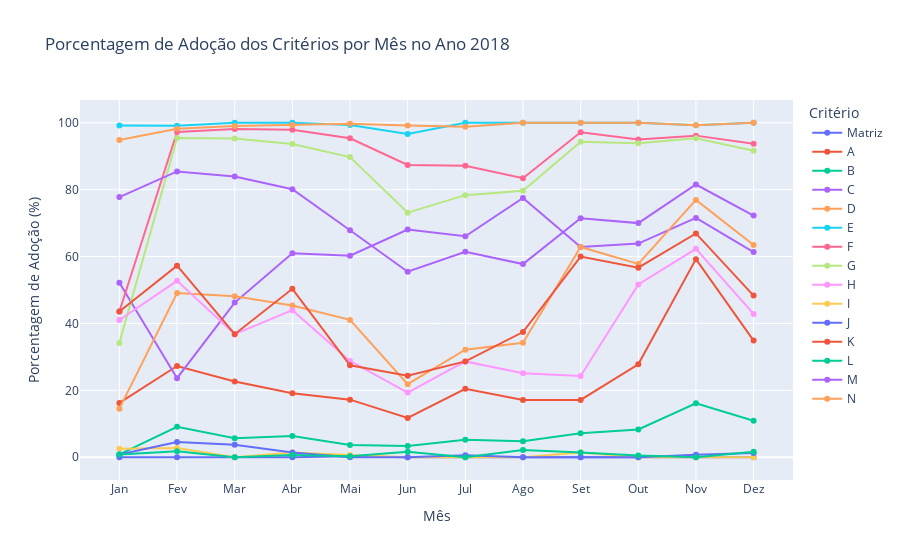

Notebook code cell kept with this figure:
### Markdown cell above
## 11. Critérios Mensais
Aqui veremos a quais critérios estão mais presentes ao longos dos meses de cada anoa de relatórios publicados.

### Code cell
# Carregar o DataFrame
df = pd.read_csv("relatorios.csv")

# Substituir valores #NULL! por NaN e remover apenas os espaços vazios
df = df.replace("#NULL!", pd.NA, regex=True)
df = df.replace("", pd.NA, regex=False)

# Definir os critérios
raw_data = ["Matriz de Achados?",
            "a. Questões de Auditoria",
            "b. Subquestões de Auditoria",
            "c. Descrição sumária",
            "d. Critério (O que deveria ser)",
            "e. Condição ou situação encontrada (O que é) [achados]",
            "f. Evidências",
            "g. Informação extraída das evidências",
            "h. Causas",
            "i. Efeitos",
            "j. Boas Práticas",
            "k. Recomendações",
            "l. Benefícios esperados",
            "m. Manifestação",
            "n. Conclusões"]

# Renomear as colunas para nomes mais curtos e legíveis
renomear_dict = {
    "Matriz de Achados?": "Matriz",
    "a. Questões de Auditoria": "A",
    "b. Subquestões de Auditoria": "B",
    "c. Descrição sumária": "C",
    "d. Critério (O que deveria ser)": "D",
    "e. Condição ou situação encontrada (O que é) [achados]": "E",
    "f. Evidências": "F",
    "g. Informação extraída das evidências": "G",
    "h. Causas": "H",
    "i. Efeitos": "I",
    "j. Boas Práticas": "J",
    "k. Recomendações": "K",
    "l. Benefícios esperados": "L",
    "m. Manifestação": "M",
    "n. Conclusões": "N"
}

# Renomear as colunas no DataFrame
df = df.rename(columns=renomear_dict)

# Converter as colunas renomeadas para tipo float, substituindo por NaN para valores inválidos
renamed_columns = list(renomear_dict.values())
df[renamed_columns] = df[renamed_columns].apply(pd.to_numeric, errors='coerce')

# Converter a coluna 'Data' para string e remover espaços extras
df['Data'] = df['Data'].astype("string").str.strip()

# Filtrar apenas os anos que não são NaN
df = df.dropna(subset=['Ano'])
df['Ano'] = df['Ano'].astype(int)  # Converter a coluna 'Ano' para int após remover os NaN

# Criar um DataFrame para armazenar as porcentagens de adoção dos critérios por mês e ano
contagens_criterios_mes_ano = []

# Obter a lista de anos únicos (já sem <NA>)
anos = df['Ano'].unique()

# Iterar sobre cada ano
for ano in anos:
    # Filtrar o DataFrame para o ano atual
    df_ano = df[df['Ano'] == ano]

    # Iterar sobre cada mês
    meses_ordenados = ['jan', 'fev', 'mar', 'abr', 'mai', 'jun', 'jul', 'ago', 'set', 'out', 'nov', 'dez']
    for mes_nome in meses_ordenados:
        # Filtrar o DataFrame para o mês atual
        df_mes = df_ano[df_ano['Data'].str.contains(mes_nome, case=False, na=False)]

        # Quantidade total de relatórios no mês
        qtd_relatorios_mes = len(df_mes.index)

        # Inicializar o dicionário para armazenar as porcentagens dos critérios para este mês e ano
        porcentagens_mes = {'Ano': ano, 'Mês': mes_nome}

        # Calcular a porcentagem de cada critério
        for criterio in renamed_columns:
            if qtd_relatorios_mes > 0:
                # Calcular a quantidade de relatórios que atendem ao critério, ignorando valores NaN
                qtd_criterio = df_mes[criterio].eq(1).sum()
                porcentagem = round((qtd_criterio / qtd_relatorios_mes) * 100, 2)
            else:
                porcentagem = 0.0
            
            # Armazenar no dicionário
            porcentagens_mes[criterio] = porcentagem

        # Adicionar ao DataFrame principal
        contagens_criterios_mes_ano.append(porcentagens_mes)

# Converter o resultado em um DataFrame
df_criterios_mes_ano = pd.DataFrame(contagens_criterios_mes_ano)

# Ordenar os meses e anos
df_criterios_mes_ano['Mês'] = pd.Categorical(df_criterios_mes_ano['Mês'], categories=meses_ordenados, ordered=True)
df_criterios_mes_ano = df_criterios_mes_ano.sort_values(by=['Ano', 'Mês'])

# Transformar o DataFrame para formato longo (long format) para facilitar visualização
df_criterios_mes_ano_long = df_criterios_mes_ano.melt(id_vars=['Ano', 'Mês'], var_name='Critério', value_name='Porcentagem')

# Garantir que a coluna 'Porcentagem' é numérica e substituir NaN por 0
df_criterios_mes_ano_long['Porcentagem'] = df_criterios_mes_ano_long['Porcentagem'].fillna(0).astype(float)

# Criar gráficos de linhas para cada ano, exibindo todos os critérios
anos_unicos = df_criterios_mes_ano_long['Ano'].unique()

for ano in anos_unicos:
    df_ano = df_criterios_mes_ano_long[df_criterios_mes_ano_long['Ano'] == ano]
    
    # Criar gráfico para o ano atual com todos os critérios
    fig = px.line(df_ano, x='Mês', y='Porcentagem', color='Critério',
                  title=f'Porcentagem de Adoção dos Critérios por Mês no Ano {ano}',
                  labels={'Mês': 'Mês', 'Porcentagem': 'Porcentagem de Adoção (%)', 'Critério': 'Critério'},
                  markers=True)
    
    # Atualizar layout do gráfico para melhorar a visualização
    fig.update_layout(
        xaxis_title='Mês',
        yaxis_title='Porcentagem de Adoção (%)',
        legend_title='Critério',
        xaxis=dict(
            tickmode='array',
            tickvals=meses_ordenados,
            ticktext=['Jan', 'Fev', 'Mar', 'Abr', 'Mai', 'Jun', 'Jul', 'Ago', 'Set', 'Out', 'Nov', 'Dez']
        )
    )
    
    # Exibir o gráfico
    fig.show()

### Figure 1 — Plotly figure (JSON) as saved in the notebook; plotly's stock layout.template omitted (floating-point values rounded to 4 significant figures)
{"data": [{"hovertemplate": "Critério=Matriz<br>Mês=%{x}<br>Porcentagem de Adoção (%)=%{y}<extra></extra>", "legendgroup": "Matriz", "line": {"color": "#636efa", "dash": "solid"}, "marker": {"symbol": "circle"}, "mode": "lines+markers", "name": "Matriz", "orientation": "v", "showlegend": true, "type": "scatter", "x": ["jan", "fev", "mar", "abr", "mai", "jun", "jul", "ago", "set", "out", "nov", "dez"], "xaxis": "x", "y": [0, 0, 0, 0, 0.33, 0, 0, 0, 0, 0, 0, 0], "yaxis": "y"}, {"hovertemplate": "Critério=A<br>Mês=%{x}<br>Porcentagem de Adoção (%)=%{y}<extra></extra>", "legendgroup": "A", "line": {"color": "#EF553B", "dash": "solid"}, "marker": {"symbol": "circle"}, "mode": "lines+markers", "name": "A", "orientation": "v", "showlegend": true, "type": "scatter", "x": ["jan", "fev", "mar", "abr", "mai", "jun", "jul", "ago", "set", "out", "nov", "dez"], "xaxis": "x", "y": [16.24, 27.27, 22.64, 19.15, 17.22, 11.76, 20.47, 17.11, 17.14, 27.78, 59.23, 34.87], "yaxis": "y"}, {"hovertemplate": "Critério=B<br>Mês=%{x}<br>Porcentagem de Adoção (%)=%{y}<extra></extra>", "legendgroup": "B", "line": {"color": "#00cc96", "dash": "solid"}, "marker": {"symbol": "circle"}, "mode": "lines+markers", "name": "B", "orientation": "v", "showlegend": true, "type": "scatter", "x": ["jan", "fev", "mar", "abr", "mai", "jun", "jul", "ago", "set", "out", "nov", "dez"], "xaxis": "x", "y": [0.85, 9.09, 5.66, 6.38, 3.64, 3.36, 5.26, 4.81, 7.14, 8.33, 16.15, 10.92], "yaxis": "y"}, {"hovertemplate": "Critério=C<br>Mês=%{x}<br>Porcentagem de Adoção (%)=%{y}<extra></extra>", "legendgroup": "C", "line": {"color": "#ab63fa", "dash": "solid"}, "marker": {"symbol": "circle"}, "mode": "lines+markers", "name": "C", "orientation": "v", "showlegend": true, "type": "scatter", "x": ["jan", "fev", "mar", "abr", "mai", "jun", "jul", "ago", "set", "out", "nov", "dez"], "xaxis": "x", "y": [52.14, 23.64, 46.23, 60.99, 60.26, 68.07, 66.08, 77.54, 62.86, 63.89, 71.54, 61.34], "yaxis": "y"}, {"hovertemplate": "Critério=D<br>Mês=%{x}<br>Porcentagem de Adoção (%)=%{y}<extra></extra>", "legendgroup": "D", "line": {"color": "#FFA15A", "dash": "solid"}, "marker": {"symbol": "circle"}, "mode": "lines+markers", "name": "D", "orientation": "v", "showlegend": true, "type": "scatter", "x": ["jan", "fev", "mar", "abr", "mai", "jun", "jul", "ago", "set", "out", "nov", "dez"], "xaxis": "x", "y": [14.53, 49.09, 48.11, 45.39, 41.06, 21.85, 32.16, 34.22, 62.86, 57.78, 76.92, 63.45], "yaxis": "y"}, {"hovertemplate": "Critério=E<br>Mês=%{x}<br>Porcentagem de Adoção (%)=%{y}<extra></extra>", "legendgroup": "E", "line": {"color": "#19d3f3", "dash": "solid"}, "marker": {"symbol": "circle"}, "mode": "lines+markers", "name": "E", "orientation": "v", "showlegend": true, "type": "scatter", "x": ["jan", "fev", "mar", "abr", "mai", "jun", "jul", "ago", "set", "out", "nov", "dez"], "xaxis": "x", "y": [99.15, 99.09, 100, 100, 99.34, 96.64, 100, 100, 100, 100, 99.23, 100], "yaxis": "y"}, {"hovertemplate": "Critério=F<br>Mês=%{x}<br>Porcentagem de Adoção (%)=%{y}<extra></extra>", "legendgroup": "F", "line": {"color": "#FF6692", "dash": "solid"}, "marker": {"symbol": "circle"}, "mode": "lines+markers", "name": "F", "orientation": "v", "showlegend": true, "type": "scatter", "x": ["jan", "fev", "mar", "abr", "mai", "jun", "jul", "ago", "set", "out", "nov", "dez"], "xaxis": "x", "y": [43.59, 97.27, 98.11, 97.87, 95.36, 87.39, 87.13, 83.42, 97.14, 95, 96.15, 93.7], "yaxis": "y"}, {"hovertemplate": "Critério=G<br>Mês=%{x}<br>Porcentagem de Adoção (%)=%{y}<extra></extra>", "legendgroup": "G", "line": {"color": "#B6E880", "dash": "solid"}, "marker": {"symbol": "circle"}, "mode": "lines+markers", "name": "G", "orientation": "v", "showlegend": true, "type": "scatter", "x": ["jan", "fev", "mar", "abr", "mai", "jun", "jul", "ago", "set", "out", "nov", "dez"], "xaxis": "x", "y": [34.19, 95.45, 95.28, 93.62, 89.74, 73.11, 78.36, 79.68, 94.29, 93.89, 95.38, 91.6], "yaxis": "y"}, {"hovertemplate": "Critério=H<br>Mês=%{x}<br>Porcentagem de Adoção (%)=%{y}<extra></extra>", "legendgroup": "H", "line": {"color": "#FF97FF", "dash": "solid"}, "marker": {"symbol": "circle"}, "mode": "lines+markers", "name": "H", "orientation": "v", "showlegend": true, "type": "scatter", "x": ["jan", "fev", "mar", "abr", "mai", "jun", "jul", "ago", "set", "out", "nov", "dez"], "xaxis": "x", "y": [41.03, 52.73, 36.79, 43.97, 28.81, 19.33, 28.65, 25.13, 24.29, 51.67, 62.31, 42.86], "yaxis": "y"}, {"hovertemplate": "Critério=I<br>Mês=%{x}<br>Porcentagem de Adoção (%)=%{y}<extra></extra>", "legendgroup": "I", "line": {"color": "#FECB52", "dash": "solid"}, "marker": {"symbol": "circle"}, "mode": "lines+markers", "name": "I", "orientation": "v", "showlegend": true, "type": "scatter", "x": ["jan", "fev", "mar", "abr", "mai", "jun", "jul", "ago", "set", "out", "nov", "dez"], "xaxis": "x", "y": [2.56, 2.73, 0, 1.42, 0.66, 0, 0, 0, 1.43, 0, 0, 0], "yaxis": "y"}, {"hovertemplate": "Critério=J<br>Mês=%{x}<br>Porcentagem de Adoção (%)=%{y}<extra></extra>", "legendgroup": "J", "line": {"color": "#636efa", "dash": "solid"}, "marker": {"symbol": "circle"}, "mode": "lines+markers", "name": "J", "orientation": "v", "showlegend": true, "type": "scatter", "x": ["jan", "fev", "mar", "abr", "mai", "jun", "jul", "ago", "set", "out", "nov", "dez"], "xaxis": "x", "y": [0.85, 4.55, 3.77, 1.42, 0, 0, 0.58, 0, 0, 0, 0.77, 1.26], "yaxis": "y"}, {"hovertemplate": "Critério=K<br>Mês=%{x}<br>Porcentagem de Adoção (%)=%{y}<extra></extra>", "legendgroup": "K", "line": {"color": "#EF553B", "dash": "solid"}, "marker": {"symbol": "circle"}, "mode": "lines+markers", "name": "K", "orientation": "v", "showlegend": true, "type": "scatter", "x": ["jan", "fev", "mar", "abr", "mai", "jun", "jul", "ago", "set", "out", "nov", "dez"], "xaxis": "x", "y": [43.59, 57.27, 36.79, 50.35, 27.48, 24.37, 28.65, 37.43, 60, 56.67, 66.92, 48.32], "yaxis": "y"}, {"hovertemplate": "Critério=L<br>Mês=%{x}<br>Porcentagem de Adoção (%)=%{y}<extra></extra>", "legendgroup": "L", "line": {"color": "#00cc96", "dash": "solid"}, "marker": {"symbol": "circle"}, "mode": "lines+markers", "name": "L", "orientation": "v", "showlegend": true, "type": "scatter", "x": ["jan", "fev", "mar", "abr", "mai", "jun", "jul", "ago", "set", "out", "nov", "dez"], "xaxis": "x", "y": [0.85, 1.82, 0, 0.71, 0.33, 1.68, 0, 2.14, 1.43, 0.56, 0, 1.68], "yaxis": "y"}, {"hovertemplate": "Critério=M<br>Mês=%{x}<br>Porcentagem de Adoção (%)=%{y}<extra></extra>", "legendgroup": "M", "line": {"color": "#ab63fa", "dash": "solid"}, "marker": {"symbol": "circle"}, "mode": "lines+markers", "name": "M", "orientation": "v", "showlegend": true, "type": "scatter", "x": ["jan", "fev", "mar", "abr", "mai", "jun", "jul", "ago", "set", "out", "nov", "dez"], "xaxis": "x", "y": [77.78, 85.45, 83.96, 80.14, 67.88, 55.46, 61.4, 57.75, 71.43, 70, 81.54, 72.27], "yaxis": "y"}, {"hovertemplate": "Critério=N<br>Mês=%{x}<br>Porcentagem de Adoção (%)=%{y}<extra></extra>", "legendgroup": "N", "line": {"color": "#FFA15A", "dash": "solid"}, "marker": {"symbol": "circle"}, "mode": "lines+markers", "name": "N", "orientation": "v", "showlegend": true, "type": "scatter", "x": ["jan", "fev", "mar", "abr", "mai", "jun", "jul", "ago", "set", "out", "nov", "dez"], "xaxis": "x", "y": [94.87, 98.18, 99.06, 99.29, 99.67, 99.16, 98.83, 100, 100, 100, 99.23, 100], "yaxis": "y"}], "layout": {"legend": {"title": {"text": "Critério"}, "tracegroupgap": 0}, "title": {"text": "Porcentagem de Adoção dos Critérios por Mês no Ano 2018"}, "xaxis": {"anchor": "y", "domain": [0, 1], "tickmode": "array", "ticktext": ["Jan", "Fev", "Mar", "Abr", "Mai", "Jun", "Jul", "Ago", "Set", "Out", "Nov", "Dez"], "tickvals": ["jan", "fev", "mar", "abr", "mai", "jun", "jul", "ago", "set", "out", "nov", "dez"], "title": {"text": "Mês"}}, "yaxis": {"anchor": "x", "domain": [0, 1], "title": {"text": "Porcentagem de Adoção (%)"}}}}
